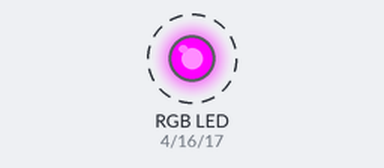
Bench run of a sketch on a simulated ESP32. Parts: an RGB LED mixed from three pins (HIGH = lit). Dashed ring = blinking.

Above: at 0.5 s.
Timing chart, 0 to 4.6 s (numbered marks = the images above):
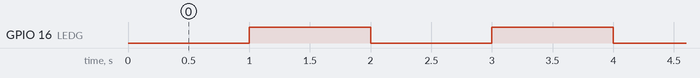

Measured:
- by itself, GPIO 16 (LEDG): alternates HIGH for 1.0 s and LOW for 1.0 s

The sketch:

esp32-2432S028_demo.ino
```cpp
// Use the ESP32-WROOM-DA Module from espressif
// Reference this schematic: https://www.amazon.com/DIYmall-ESP32-2432S028R-Dual-core-240X320-Display/dp/B0BVFXR313
// Add this link to your board manager URLs in Preferences: https://espressif.github.io/arduino-esp32/package_esp32_index.json, and search for "esp32" in your board manager after adding it

#include <Adafruit_ILI9341.h>

// RGB LED
#define LEDR  4 // Active LOW
#define LEDG 16 // Active LOW
#define LEDB 17 // Active LOW

// Photoresistor and piezo
#define PHOTO_RES 34 // Does not seem to work with analogRead(), more testing required
#define PIEZO 26

// ILI9341 Display
#define BKLT     21 // Active HIGH
#define TFT_SCK  14
#define TFT_MOSI 13
#define TFT_MISO 12
#define TFT_DC    2
#define TFT_CS   15

// XPT2046 Chip
#define TP_SCK 25
#define TP_DIN 32
#define TP_OUT 39
#define TP_IRQ 36
#define TP_CS  33

void setup() {
  // Define LED pins as outputs
  pinMode(LEDR, OUTPUT);
  pinMode(LEDG, OUTPUT);
  pinMode(LEDB, OUTPUT);

  // Turn LED off (active low signal)
  digitalWrite(LEDR, HIGH);
  digitalWrite(LEDG, HIGH);
  digitalWrite(LEDB, HIGH);
}

void loop() {
  // Turn the green LED on
  digitalWrite(LEDG, LOW);
  delay(1000);

  // Turn the green LED off
  digitalWrite(LEDG, HIGH);
  delay(1000);
}
```
